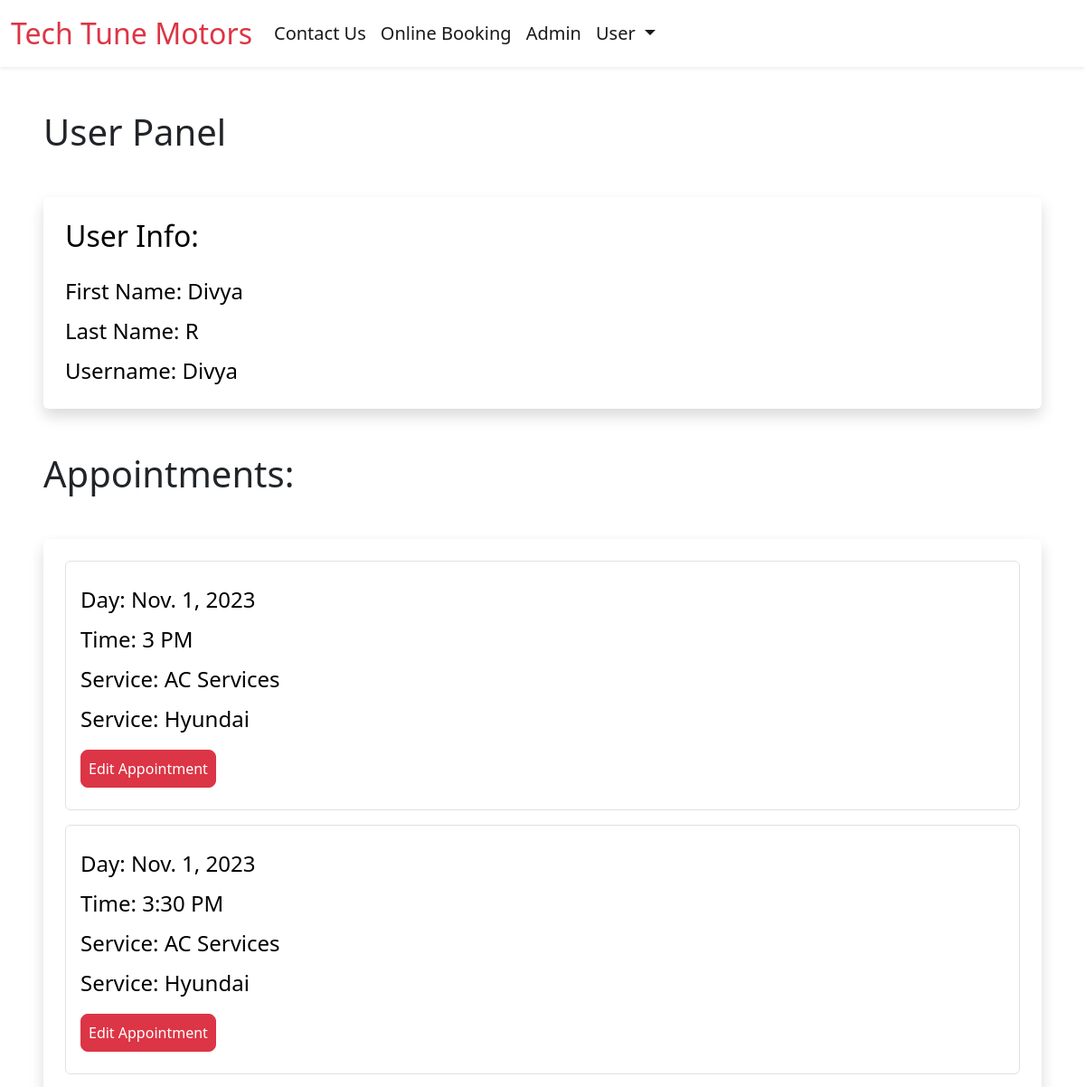
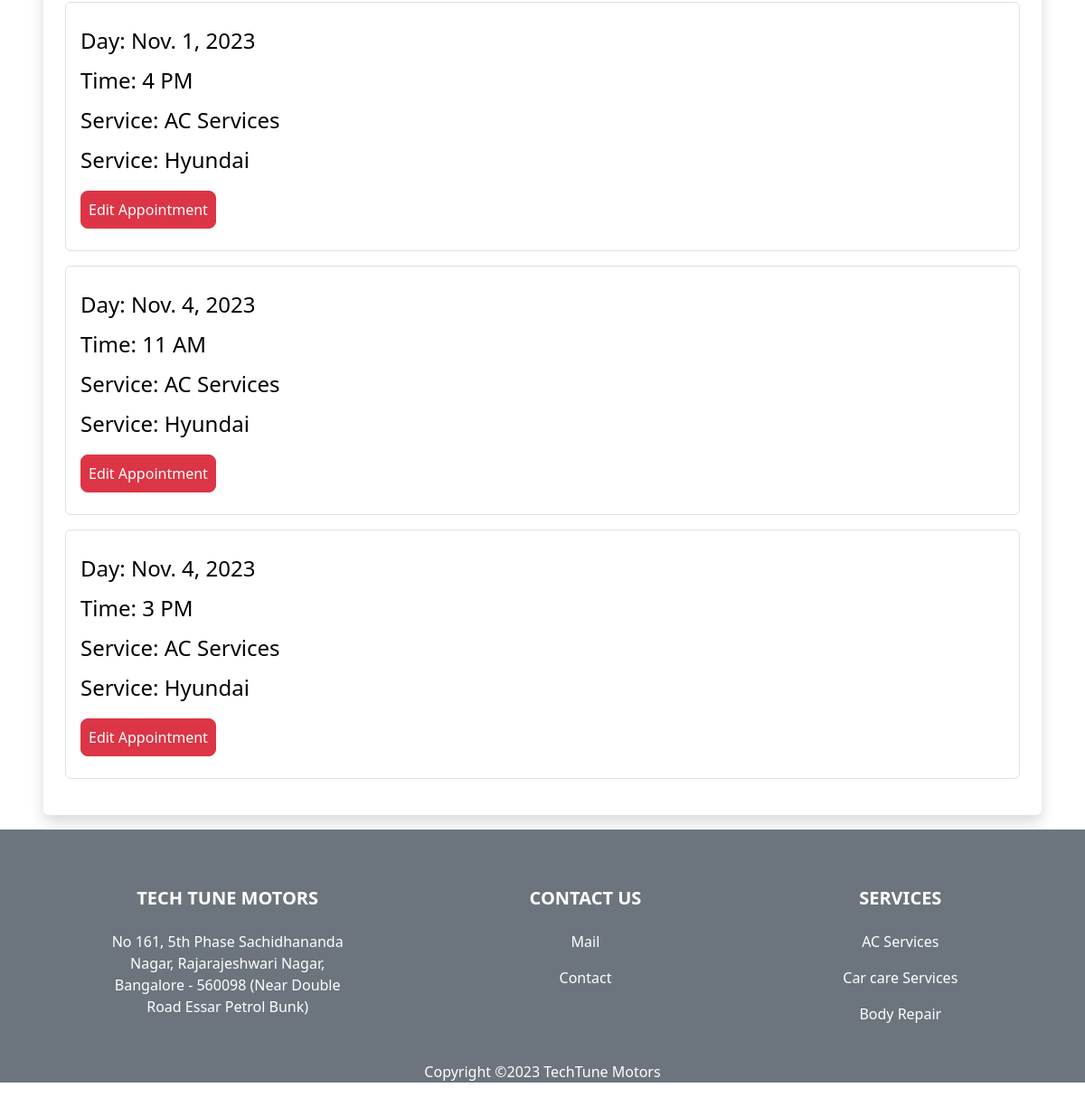
Page /user-panel (signed in) on the committed database (2 pictures, top to bottom).
### booking/models.py (models this page shows, shortened)
class Appointment(models.Model):
    user = models.ForeignKey(User, on_delete=models.CASCADE, null=True, blank=True)
    service = models.CharField(max_length=50, choices=SERVICE_CHOICES, default="Body Repair")
    day = models.DateField(default=datetime.now)
    time = models.CharField(max_length=10, choices=TIME_CHOICES, default="3 PM")
    time_ordered = models.DateTimeField(default=datetime.now, blank=True)
    brand = models.CharField(max_length=50, choices=BRAND_CHOICES, default="Tata")

### booking/views.py (the view)
# urls.py: path('user-panel', views.userPanel, name='userPanel'),
def userPanel(request):
    user = request.user
    appointments = Appointment.objects.filter(user=user).order_by('day', 'time')
    return render(request, 'userPanel.html', {
        'user':user,
        'appointments':appointments,
    })

### booking/templates/userPanel.html (shortened to what this page needs)
{% extends 'layout.html' %}
{% load static %}
{% block body %}
{% if user.is_authenticated %}
<h1 class=" ms-5 mt-5 ">User Panel</h1>
<div class="shadow p-4 mb-5 bg-body bg-body rounded text-black  m-5 ">
    <h2 class="">User Info:</h2>
    <ul class="list-group fs-4 mt-3">
            <li class="list-group mt-2">First Name: {{ user.first_name }}</li>
            <li class="list-group mt-2">Last Name: {{ user.last_name }}</li>
            <li class="list-group mt-2">Username: {{ user.username }}</li>
    </ul>
</div>
{% if appointments.count > 0 %}
<div class="mt-5 ">
    <h1 class=" ms-5">Appointments:</h1>
    <div class="shadow p-4 mb-3 bg-body bg-body rounded text-black  m-5">
        {% for appointment in appointments %}
        <div class="list-group fs-4 border p-3 mb-3">
            <p class="list-group mt-2">Day: {{ appointment.day }}</p>
            <p class="list-group mt-2">Time: {{ appointment.time }}</p>
            <p class="list-group mt-2">Service: {{ appointment.service }}</p>
            <p class="list-group mt-2">Service: {{ appointment.brand }}</p>
            <div class="mt-3 mb-2">
                <a class="btn btn-danger rounded-3 p-2" href="{% url 'userUpdate' appointment.id %}">Edit Appointment</a>
            </div>
        </div>
        {% endfor %}
    </div>
</div>
{% endif %}
{% else %}
<div class="shadow p-4 mb-5 bg-body bg-body rounded text-black  m-5">
    <h1 class="p-2  ms-3">First Sign in!</h1>
    <a href="{% url 'login' %}" class="btn btn-danger text-white">Sign in</a>
</div>
{% endif %}
{% endblock %}

### booking/templates/layout.html (shortened to what this page needs)
{% load static %}
<!doctype html>
<html lang="en">
  <head>
    <link href="https://cdn.jsdelivr.net/npm/bootstrap@5.2.1/dist/css/bootstrap.min.css" rel="stylesheet">
    <link rel="stylesheet" href="{% static 'css/styles.css' %}">
  </head>
  <body>
    <header>
        <nav class="navbar bg- navbar- navbar-expand-lg shadow-sm">
            <div class="container-fluid">
                <a class="navbar-brand  text-danger cHover cGreen fs-2" href="{% url 'index' %}">
                    Tech Tune Motors
                </a>
                <div class="collapse navbar-collapse" id="navbarSupportedContent">
                    <ul class="navbar-nav mb-2 mb-lg-0  fs-5">
                        <li class="nav-item">
                            <a class="nav-link active cHover" href="#contact">Contact Us</a>
                        </li>
                        <li class="nav-item">
                            <a class="nav-link active cHover" href="{% url 'booking' %}">Online Booking</a>
                        </li>
                        <li class="nav-item">
                            <a class="nav-link active cHover" href="{% url 'anagha' %}">Admin</a>
                        </li>
                        {% if user.is_authenticated %}
                        <li class="nav-item dropdown me-3 fs-5">
                            <a class="nav-link active dropdown-toggle cHover" href="#" role="button" data-bs-toggle="dropdown" aria-expanded="false">
                              User
                            </a>
                        </li>
                        {% else %}
                        <li class="nav-item me-3">
                            <a class="nav-link active cHover" href="{% url 'register' %}">Sign Up</a>
                        </li>
                        {% endif %}
                    </ul>
                </div>
            </div>
        </nav>
    </header>
    {% block body %}
    {% endblock %}
    <footer class="bg-secondary text-white">
        <div class="container-fluid pt-3">
            <section class="">
                <div class="container text-center text-md-start mt-5">
                  <div class="row mt-3 text-center">
                    <div class="col-md-1 col-lg-3 col-xl-3 mx-auto mb-4">
                        <h5 class="text-uppercase fw-bold mb-4 textGradient" id="contact">
                            Tech Tune Motors
                        </h5>
                        <p>
                            No 161, 5th Phase Sachidhananda Nagar, Rajarajeshwari Nagar, Bangalore - 560098 (Near Double Road Essar Petrol Bunk)
                    </div>
                    <div class="col-md-2 col-lg-2 col-xl-2 mx-auto mb-4">
                        <h5 class="text-uppercase fw-bold mb-4 textGradient" id="contact">
                            Contact Us
                        </h5>
                        <p>
                            <a href="" class=""><span class="text-white">Mail </span></a>
                        </p>
                        <p>
                            <a class="text-white" href="">Contact </a>
                        </p>
                    </div>
                    <div class="col-md-3 col-lg-2 col-xl-2 mx-auto mb-4">
                        <h5 class="text-uppercase fw-bold mb-4 textGradient">
                            Services
                        </h5>
                        <p>
                            <a href="#!" class="text-white">AC Services</a>
                        </p>
                        <p>
                            <a href="#!" class="text-white">Car care Services</a>
                        </p>
                        <p>
                            <a href="#!" class="text-white">Body Repair</a>
                        </p>
                    </div>
                  </div>
                </div>
                <p style="text-align:center">Copyright ©2023 TechTune Motors</p>
              </section>
        </div>
    </footer>
  </body>
</html>

### static/css/styles.css (style rules this page uses)
a { text-decoration:none; }

### rows in the picture
Appointment: day "Nov. 1, 2023", time "3 PM", service "AC Services", brand "Hyundai"
Appointment: day "Nov. 1, 2023", time "3:30 PM", service "AC Services", brand "Hyundai"
Appointment: day "Nov. 1, 2023", time "4 PM", service "AC Services", brand "Hyundai"
Appointment: day "Nov. 4, 2023", time "11 AM", service "AC Services", brand "Hyundai"
Appointment: day "Nov. 4, 2023", time "3 PM", service "AC Services", brand "Hyundai"

### other values in the picture
{{ user.first_name }} "Divya"
{{ user.last_name }} "R"
{{ user.username }} "Divya"
